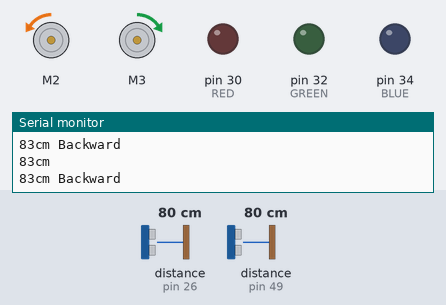
Recording of a sketch running on a simulated Arduino Mega 2560, built with avr-gcc and run on an emulated ATmega2560. Shown: 2 × DC motor (green arrow = forward, orange = backward, longer = faster), output pins drawn as LEDs (lit = HIGH), the last lines printed to the serial monitor. Wiring (inferred from the names in the program): 2 × ultrasonic range finder: trigger pin 27, echo pin 26 / trigger pin 50, echo pin 49. Inputs (shaded band) come from the test bench; at power-on: distance to the obstacle (sensors on pin 26, pin 49) 80 cm. The echo pulse lasts 58.3 µs per cm; pins used as bus, display or sensor lines are not drawn.

Above: at 2.7 s.
2.8 s: distance to the obstacle (sensor on pin 26) set to 41 cm
4.3 s: distance to the obstacle (sensor on pin 26) set to 34 cm
At 6.7 s:
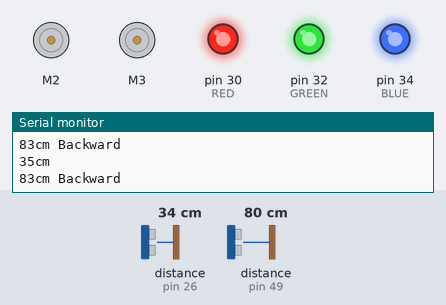
7.3 s: distance to the obstacle (sensor on pin 26) set to 11 cm
10.3 s: distance to the obstacle (sensor on pin 26) set to 8 cm
At 12.49 s:
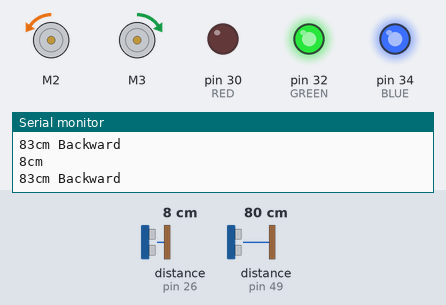
13.3 s: distance to the obstacle (sensor on pin 26) set to 18 cm
At 16.2 s:
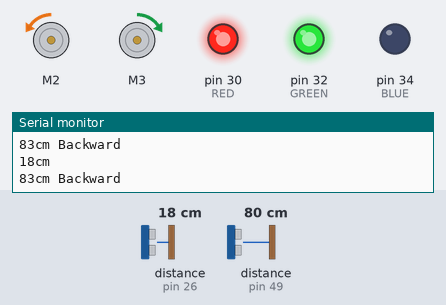
16.3 s: distance to the obstacle (sensor on pin 26) set to 2 cm
At 20.1 s:
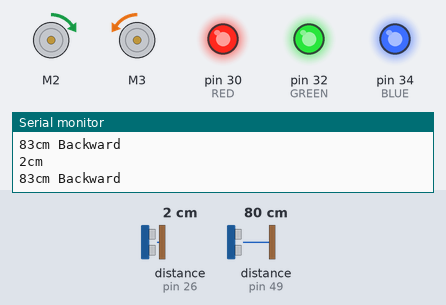
Timing chart, 0 to 20.3 s (numbered marks = the images above; inputs shaded):
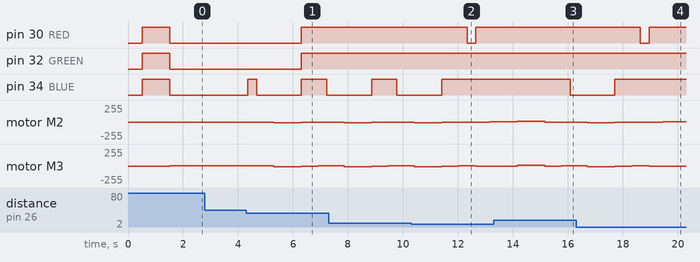

Measured:
- the behaviour switches between 39 and 38 cm on distance to the obstacle (sensor on pin 26) (found by bisection; images 0 and 1)
- the behaviour switches between 10 and 9 cm on distance to the obstacle (sensor on pin 26) (found by bisection; images 1 and 2)
- after the input at 4.3 s, pin 30 (RED), pin 32 (GREEN): LOW → HIGH after 2.0 s
- after the input at 10.3 s, pin 30 (RED): HIGH → LOW after 2.0 s, → HIGH 0.33 s later; pin 34 (BLUE): goes on until 11.4 s, then stays HIGH
- after the input at 13.3 s, pin 30 (RED): stays HIGH (without the input it goes to LOW after 2.8 s); pin 34 (BLUE): HIGH → LOW after 2.8 s
- after the input at 16.3 s, pin 30 (RED): HIGH → LOW after 2.3 s, → HIGH 0.33 s later; pin 34 (BLUE): goes on until 17.7 s, then stays HIGH

The sketch:

_2WheelRobot_v4.ino
```cpp
#include <stdio.h>
#include <Ultrasonic.h>
#include <NewPing.h>
#include <AFMotor.h>


AF_DCMotor motor1(2);
AF_DCMotor motor2(3);

#define trigPinFwd 27 // define the pins of your sensor
#define echoPinFwd 26
#define trigPinBwd 50 // define the pins of your sensor
#define echoPinBwd 49

#define BLUE 34 // Pin 34 connected to monitoring LED
#define GREEN 32 // Pin 32 connected to monitoring LED
#define RED 30 // Pin 30 connected to monitoring LED


int hitTimeFwd;
int hitTimeBwd;
int distanceObstacleFwd;
int distanceObstacleBwd;
int factorSpeed = 5;
int currentSpeed;
int max_cm_distance = 250;

int redValue;
int greenValue;
int blueValue;

void setup() {
  // put your setup code here, to run once:
  Serial.begin(9600);
  delay(500);
  distance2driveFwd();
  distance2driveBwd();
  pinMode(BLUE, OUTPUT);
  pinMode(GREEN, OUTPUT);
  pinMode(RED, OUTPUT);
  pinMode(trigPinFwd, OUTPUT); // Not sure it is necessary
  pinMode(echoPinFwd, INPUT); // Not sure it is necessary
  pinMode(trigPinBwd, OUTPUT); // Not sure it is necessary
  pinMode(echoPinBwd, INPUT); // Not sure it is necessary

  digitalWrite(BLUE, HIGH); // Monitoring of LED during startup
  digitalWrite(GREEN, HIGH); // Monitoring of LED during startup
  digitalWrite(RED, HIGH); // Monitoring of LED during startup

  delay(1000);

  digitalWrite(BLUE, LOW); // Monitoring of LED during startup
  digitalWrite(GREEN, LOW); // Monitoring of LED during startup
  digitalWrite(RED, LOW); // Monitoring of LED during startup

}

/*   I still have to implement a internal mechanism to avoid having 0 in distance
void checkSonar(void)
{
  int dist;

  dist = sonar.ping_in();                   // get distqnce in inches from the sensor
  if (dist == 0)                                // if too far to measure, return max distance;
    dist = MAX_DISTANCE_IN;
  sonarDistance = sonarAverage.add(dist);      // add the new value into moving average, use resulting average
}
*/


void halfSpeed()
{

  motor1.setSpeed(factorSpeed*254/200);
  motor2.setSpeed(factorSpeed*254/200);

}

void fullSpeed()
{
  motor1.setSpeed(factorSpeed*254/100);
  motor2.setSpeed(factorSpeed*254/100);
}

void stopvehicle()
{
  motor1.run(RELEASE);
  motor2.run(RELEASE);
  digitalWrite(RED, HIGH);
  digitalWrite(GREEN, HIGH);
  digitalWrite(BLUE, HIGH);
  delay(500);
   }


void turnback()
{

  halfSpeed();
  motor1.run(FORWARD);
  motor2.run(BACKWARD);
  delay(1000);

 }

void turnleft()
{
  fullSpeed();

  motor1.run(FORWARD);
  motor2.run(FORWARD);
  delay(1000);


}

void turnright()
{
  fullSpeed();

  motor1.run(BACKWARD);
  motor2.run(BACKWARD);
  delay(1000);

  }

int distance2driveFwd()
{
  Ultrasonic ultrasonicFwd(trigPinFwd, echoPinFwd);
  // NewPing sonar(trigPinFwd, echoPinFwd, max_cm_distance); // NewPing sonar(trigger_pin, echo_pin [, max_cm_distance]);
  int distanceObstacleFwd = ultrasonicFwd.distanceRead();
  // int distanceObstacleFwd = sonar.ping_cm();
  // int distanceObstacleFwd = sonar.ping_median(iterations);

    if (distanceObstacleFwd == 0)
    {
      distanceObstacleFwd = max_cm_distance;
    }
  // int distanceObstacleFwd = sonar.ping_cm();
  // int distanceObstacleFwd = sonar.ping_median(iterations);

  return distanceObstacleFwd;
}

int distance2driveBwd()
{
  Ultrasonic ultrasonicBwd(trigPinBwd, echoPinBwd);
    // NewPing sonar(trigPinBwd, echoPinBwd, max_cm_distance); // NewPing sonar(trigger_pin, echo_pin [, max_cm_distance]);
  int distanceObstacleBwd = ultrasonicBwd.distanceRead();
  // int distanceObstacleBwd = sonar.ping_cm();
  // int distanceObstacleBwd = sonar.ping_median(iterations);
  if (distanceObstacleBwd == 0)
    {
      distanceObstacleBwd = max_cm_distance;
    }

   return distanceObstacleBwd;
}

void obstacleFwd() {
  int distanceObstacleFwd = distance2driveFwd();

    if (distanceObstacleFwd == 0)
    {
      //analogWrite(RED, 150);
      delay(100);
    }

    else if (distanceObstacleFwd < 10)
      {

    redValue = 0;
    for(int i = 0; i < 255; i += 2)
    {
    redValue += 2;
    analogWrite(RED, 255 - redValue);
    delay(5);
  }
        stopvehicle();
        turnback();
        turnleft();
        stopvehicle();

      }
    else if (distanceObstacleFwd < 40)
    {
        blueValue = 0;
  for(int i = 0; i < 255; i += 2)
  {
    blueValue += 2;
    analogWrite(BLUE, 255 - blueValue);
  delay(5);
  }
      halfSpeed();
      delay(300);
      turnright();
      stopvehicle();
    }
}


void acceleration()
{
  halfSpeed();
  motor1.run(BACKWARD);
  motor2.run(FORWARD);

  int currentSpeed;
  if (distanceObstacleFwd> 150)
  {
    for(int currentSpeed= 50; currentSpeed < 255; currentSpeed++)
  motor1.setSpeed(currentSpeed);
  motor2.setSpeed(currentSpeed);
  greenValue = 0;
  for(int i = 0; i < 255; i += 2)
  {
    greenValue += 2;
    analogWrite(GREEN, 255 - greenValue);
  delay(5);
  }

  delay(2);
  }

}


void loop() {

  int distanceObstacleFwd = distance2driveFwd();
  int distanceObstacleBwd = distance2driveBwd();
  Serial.print(distanceObstacleFwd);
  Serial.println("cm");
  Serial.print(distanceObstacleBwd);
  Serial.println("cm Backward");

  acceleration();

  obstacleFwd();
  delay(100);

}


/* to implement later
 *
 *  void loop() {
  for(int a=0;a<=180;a++) // rotates the servo motor from 0 to 180 degrees
  {
  myServo.write(a); //Sending stes to servo which servo should move
  delay(20);
  distance = Distance(); // Calls a function for calculating the distance measured by the Ultrasonic sensor for each degree
  Serial.print(a); // Sends the current degree into the Serial Port
  Serial.print(","); // Sends addition character right next to the previous value needed later in the Processing IDE for indexing
  Serial.println(distance); // Sends the distance value into the Serial Port
  }
  for(int b=180;b>0;b--) //   Rversing rotation from 180 to 0 degrees
  {
  myServo.write(b);
  delay(20);
  distance = Distance();
  Serial.print(b);
  Serial.print(",");
  Serial.println(distance);
  }
}
 *
 *  #include <NewPing.h>

#define TRIGGER_PIN  12
#define ECHO_PIN     11
#define MAX_DISTANCE 200

NewPing sonar(TRIGGER_PIN, ECHO_PIN, MAX_DISTANCE);

void setup() {
  Serial.begin(115200);
}

void loop() {
  delay(50);
  Serial.print("Ping: ");
  Serial.print(sonar.ping_cm());
  Serial.println("cm");
}

sonar.ping(); - Send a ping, returns the echo time in microseconds or 0 (zero) if no ping echo within set distance limit

sonar.ping_cm(); - Send a ping, returns the distance in centimeters or 0 (zero) if no ping echo within set distance limit
sonar.convert_cm(echoTime); - Converts microseconds to distance in centimeters


 *
 */
```
